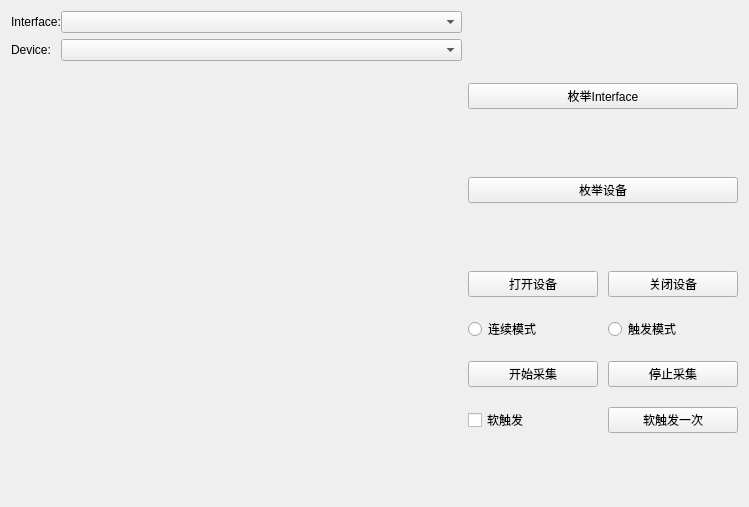
<?xml version="1.0" encoding="UTF-8"?>
<ui version="4.0">
 <class>MainWindow</class>
 <widget class="QMainWindow" name="MainWindow">
  <property name="geometry">
   <rect>
    <x>0</x>
    <y>0</y>
    <width>749</width>
    <height>507</height>
   </rect>
  </property>
  <property name="windowTitle">
   <string>MainWindow</string>
  </property>
  <widget class="QWidget" name="centralWidget">
   <layout class="QHBoxLayout" name="horizontalLayout" stretch="5,3">
    <item>
     <layout class="QVBoxLayout" name="verticalLayout_2" stretch="1,10">
      <item>
       <layout class="QFormLayout" name="formLayout">
        <property name="horizontalSpacing">
         <number>0</number>
        </property>
        <property name="verticalSpacing">
         <number>6</number>
        </property>
        <item row="0" column="0">
         <widget class="QLabel" name="Interfacelabel">
          <property name="text">
           <string>Interface:</string>
          </property>
         </widget>
        </item>
        <item row="0" column="1">
         <widget class="QComboBox" name="InterfacecomboBox"/>
        </item>
        <item row="1" column="0">
         <widget class="QLabel" name="Devicelabel">
          <property name="text">
           <string>Device:</string>
          </property>
         </widget>
        </item>
        <item row="1" column="1">
         <widget class="QComboBox" name="DevicecomboBox"/>
        </item>
       </layout>
      </item>
      <item>
       <widget class="QWidget" name="widgetDisplay" native="true">
        <property name="minimumSize">
         <size>
          <width>0</width>
          <height>300</height>
         </size>
        </property>
       </widget>
      </item>
     </layout>
    </item>
    <item>
     <layout class="QVBoxLayout" name="verticalLayout_3" stretch="1,1,6">
      <property name="topMargin">
       <number>10</number>
      </property>
      <item>
       <widget class="QPushButton" name="EnumInterface">
        <property name="text">
         <string>枚举Interface</string>
        </property>
       </widget>
      </item>
      <item>
       <widget class="QPushButton" name="EnumDevice">
        <property name="text">
         <string>枚举设备</string>
        </property>
       </widget>
      </item>
      <item>
       <layout class="QGridLayout" name="gridLayout">
        <property name="sizeConstraint">
         <enum>QLayout::SetDefaultConstraint</enum>
        </property>
        <property name="topMargin">
         <number>0</number>
        </property>
        <property name="horizontalSpacing">
         <number>10</number>
        </property>
        <property name="verticalSpacing">
         <number>20</number>
        </property>
        <item row="0" column="0">
         <widget class="QPushButton" name="OpenDevice">
          <property name="text">
           <string>打开设备</string>
          </property>
         </widget>
        </item>
        <item row="0" column="1">
         <widget class="QPushButton" name="CloseDevice">
          <property name="text">
           <string>关闭设备</string>
          </property>
         </widget>
        </item>
        <item row="1" column="0">
         <widget class="QRadioButton" name="ContinueRadioButton">
          <property name="text">
           <string>连续模式</string>
          </property>
         </widget>
        </item>
        <item row="1" column="1">
         <widget class="QRadioButton" name="TriggerRadioButton">
          <property name="text">
           <string>触发模式</string>
          </property>
         </widget>
        </item>
        <item row="2" column="0">
         <widget class="QPushButton" name="StartGrab">
          <property name="text">
           <string>开始采集</string>
          </property>
         </widget>
        </item>
        <item row="2" column="1">
         <widget class="QPushButton" name="StopGrab">
          <property name="text">
           <string>停止采集</string>
          </property>
         </widget>
        </item>
        <item row="3" column="0">
         <widget class="QCheckBox" name="SoftCheckBox">
          <property name="text">
           <string>软触发</string>
          </property>
         </widget>
        </item>
        <item row="3" column="1">
         <widget class="QPushButton" name="SoftOnceButton">
          <property name="text">
           <string>软触发一次</string>
          </property>
         </widget>
        </item>
       </layout>
      </item>
     </layout>
    </item>
   </layout>
  </widget>
 </widget>
 <layoutdefault spacing="6" margin="11"/>
 <resources/>
 <connections/>
</ui>
